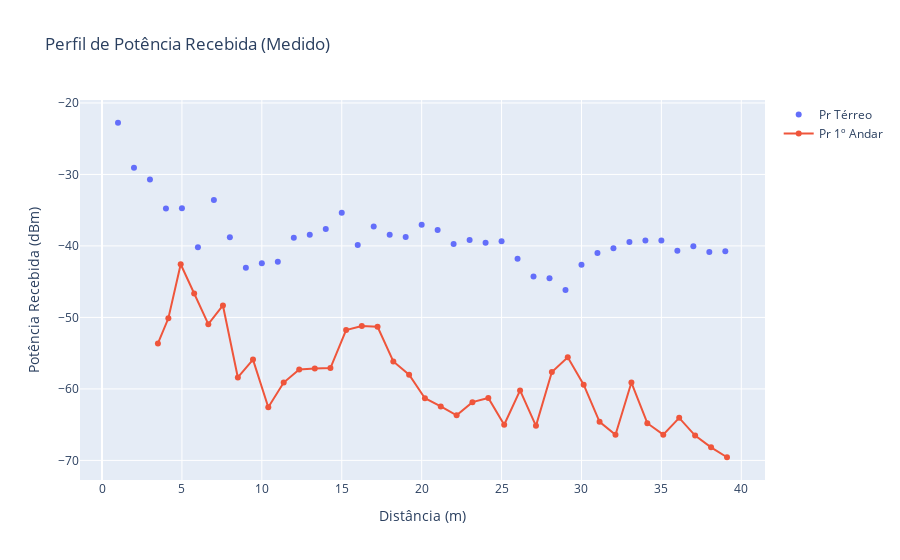

The code cell stored with this chart in its notebook:
### Code cell
# --- Seção 2: Visualização dos Dados Medidos ---

# Gráfico 1: Perfil de Potência Recebida (Pr)
fig_pr = go.Figure()
fig_pr.add_trace(go.Scatter(x=df_real_terreo.distancia, y=df_real_terreo.Cp, name='Pr Térreo', mode='markers'))
fig_pr.add_trace(go.Scatter(x=df_real_1andar.distancia, y=df_real_1andar.Cp, name='Pr 1º Andar', mode='lines+markers'))
fig_pr.update_layout(title='Perfil de Potência Recebida (Medido)', xaxis_title='Distância (m)', yaxis_title='Potência Recebida (dBm)')
fig_pr.show()

### Figure 1 — Plotly figure (JSON) as saved in the notebook; plotly's stock layout.template omitted (floating-point values rounded to 4 significant figures)
{"data": [{"mode": "markers", "name": "Pr Térreo", "type": "scatter", "x": [1, 2, 3, 4, 5, 6, 7, 8, 9, 10, 11, 12, 13, 14, 15, 16, 17, 18, 19, 20, 21, 22, 23, 24, 25, 26, 27, 28, 29, 30, 31, 32, 33, 34, 35, 36, 37, 38, 39], "y": [-22.77, -29.06, -30.7, -34.75, -34.74, -40.18, -33.58, -38.77, -43.04, -42.44, -42.21, -38.84, -38.42, -37.62, -35.37, -39.87, -37.27, -38.43, -38.74, -37.03, -37.78, -39.72, -39.18, -39.54, -39.36, -41.78, -44.27, -44.51, -46.18, -42.65, -40.99, -40.34, -39.45, -39.23, -39.25, -40.68, -40.03, -40.85, -40.76]}, {"mode": "lines+markers", "name": "Pr 1º Andar", "type": "scatter", "x": [3.498, 4.152, 4.923, 5.765, 6.651, 7.566, 8.499, 9.447, 10.4, 11.37, 12.34, 13.31, 14.29, 15.27, 16.26, 17.24, 18.23, 19.22, 20.2, 21.2, 22.19, 23.18, 24.17, 25.16, 26.16, 27.15, 28.15, 29.14, 30.14, 31.13, 32.13, 33.12, 34.12, 35.12, 36.11, 37.11, 38.11, 39.11], "y": [-53.64, -50.12, -42.56, -46.67, -50.95, -48.33, -58.4, -55.9, -62.56, -59.11, -57.27, -57.14, -57.08, -51.76, -51.2, -51.31, -56.16, -58.02, -61.3, -62.45, -63.69, -61.85, -61.26, -65.01, -60.21, -65.17, -57.63, -55.58, -59.41, -64.6, -66.41, -59.11, -64.8, -66.4, -64.05, -66.53, -68.17, -69.56]}], "layout": {"title": {"text": "Perfil de Potência Recebida (Medido)"}, "xaxis": {"title": {"text": "Distância (m)"}}, "yaxis": {"title": {"text": "Potência Recebida (dBm)"}}}}
